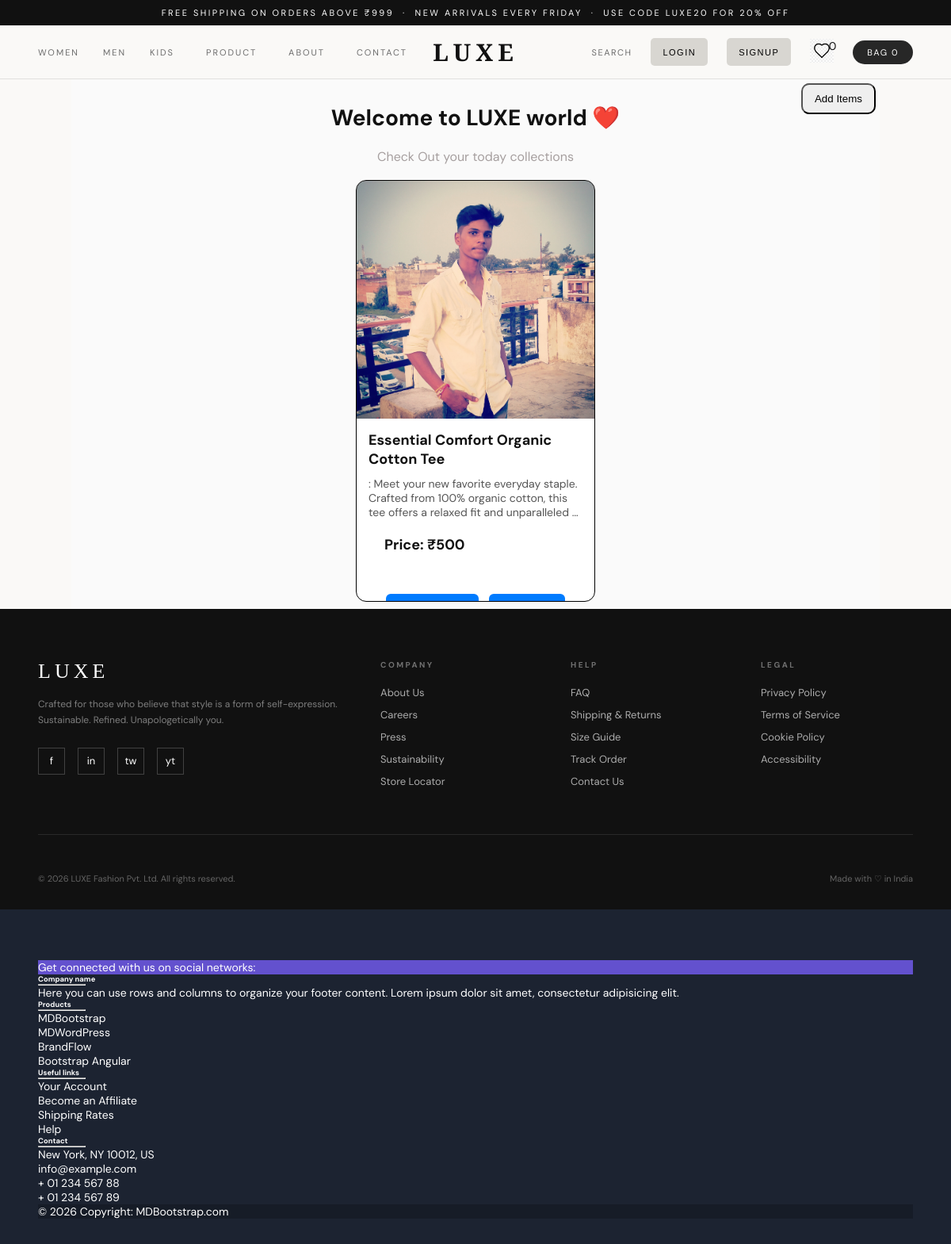
Page /product/ on the earlier database version.
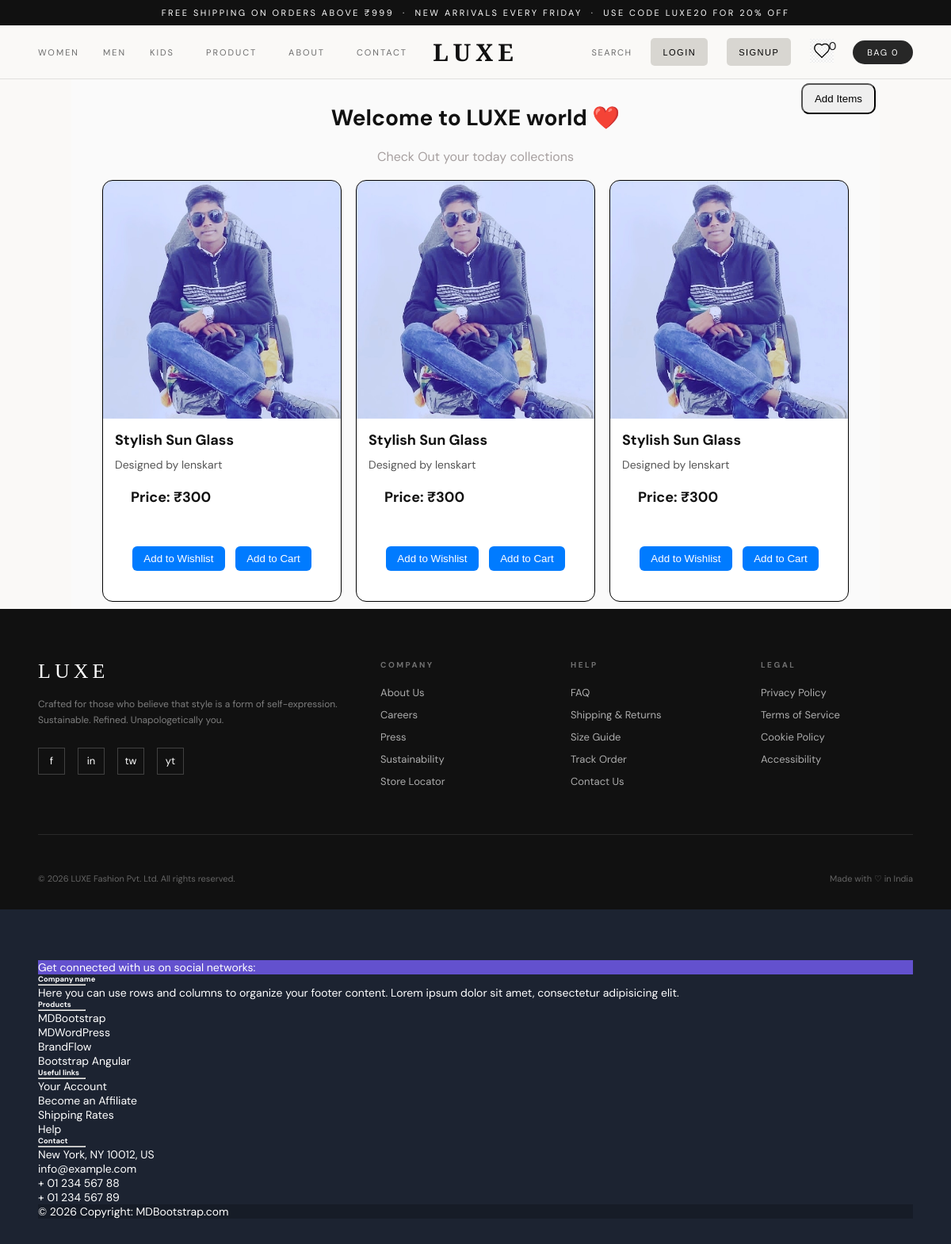
Same page on the later database version.
### ShopApp/models.py (models this page shows, shortened)
class Product(models.Model):
    image = models.ImageField(upload_to='products/', null=True, blank = True)
    imageUrl = models.CharField(max_length=500, null = True, blank=True)
    title = models.CharField(max_length=100)
    price = models.IntegerField()
    discount = models.IntegerField(null=True, blank=True)
    desc = models.TextField()
    category = models.CharField(max_length=50)
    type = models.CharField(max_length=50)

### ShopApp/views.py (the view, shortened to what this page needs)
# urls.py: path('product/', views.product, name="product"),
def product(request):
    data = Product.objects.all()
    return render(request, 'product.html', {'data': data})

### ShopApp/context_processors.py (called while the page is built)
def global_counts(request):
    if request.user.is_authenticated:
        return {
            "wishlist_count": Wishlist.objects.filter(user=request.user).count(),
            "cart_count": CartItem.objects.filter(cart__user=request.user).count(),
        }
    return {
        "wishlist_count": 0,
        "cart_count": 0,
    }

### templates/product.html (shortened to what this page needs)
{% extends 'base.html' %} {% load static %}  {%block content %}
<div class="container-product mt-5">
  <h1 style="text-align: center; margin: 20px 0 20px 0">Welcome to LUXE world ❤️</h1>
  <p class="para">Check Out your today collections</p>
  <button class="btn-add" onclick="openModal()">Add Items</button>
  <div
    style="display: flex; flex-wrap: wrap; gap: 20px; justify-content: center"
  >
    {% for project in data %}
    <div style="width: 300px">
      <div class="project-card">
        <div class="project-img">
          {% if project.image %}
            <img src="{{ project.image.url }}" alt="Project Image" />
          {% else %}
            <img src="{{ project.imageUrl }}" alt="Project Image" />
          {% endif %}
        </div>
        <div class="project-body">
          <div class="project-title">{{ project.title|truncatewords:10 }}</div>
          <div class="project-text">{{ project.desc|truncatewords:20 }}</div>
          <div class="price-div">
            <div class="project-title">
              <span>Price: </span>
              ₹{{ project.price|truncatewords:10 }}
            </div>
          </div>
        </div>
        <div class="project-footer">
          <button
            onclick="addToWishlist({{ project.id }})"
            class="btn-custom btn-primary-custom"
          >
            Add to Wishlist
          </button>
          <button
            onclick="addToCart({{ project.id }})"
            class="btn-custom btn-primary-custom"
          >
            Add to Cart
          </button>
        </div>
      </div>
    </div>
    {% endfor %}
  </div>
</div>
{% endblock %}

### templates/base.html (shortened to what this page needs)
<!doctype html>
{% load static %}
<html lang="en">
  <head>
    <link href="{% static 'css/base.css' %}" rel="stylesheet" />
  </head>
  <body>
    <div class="announce">
      Free shipping on orders above ₹999 &nbsp;·&nbsp; New arrivals every Friday
      &nbsp;·&nbsp; Use code LUXE20 for 20% off
    </div>
    <nav class="navbar">
      <div class="nav-left">
        <div class="nav-elem">
          <a href="/womens-collection">Women</a>
          <a href="/mens-collection">Men</a>
          <a href="/kids-collection">Kids</a>
        </div>
        <a href="/product">Product</a>
        <a href="/about">About</a>
        <a href="/contact">Contact</a>
      </div>
      <a href="/" class="nav-brand">LUXE</a>
      <div class="nav-right">
        <a href="#">Search</a>
        {% if not request.user.is_authenticated %}
        <button style="color:white;" class="btn"><a href="/login">Login</a></button>
        <button style="color:white;" class="btn"><a href="/signUp">SignUp</a></button>
        {%else%}
        <button style="color:white;" class = "btn"><a href="/logout">Logout</a></button>
        {%endif%}
        <div class="wishlist">
          <a href="/wishlist"><img style="height:30px; width:30px; background-color:white;" src = "../static/images/download.png" alt="wishlist" /></a>
          <div id ='totalWishlist'>{{wishlist_count}}</div>
        </div>
        <a href = "/cart" style="color:white;" class="nav-cart  rounded-lg bg-gray-700">
            <span class= "">Bag</span>
            <span id = "totalBag">{{cart_count}}</span>
        </a>
      </div>
    </nav>
    <main>{% block content %} {% endblock %}</main>
    <footer>
      <div class="footer-grid">
        <div>
          <div class="footer-brand">LUXE</div>
          <p class="footer-tagline">
            Crafted for those who believe that style is a form of
            self-expression. Sustainable. Refined. Unapologetically you.
          </p>
          <div class="footer-social">
            <a href="#">f</a>
            <a href="#">in</a>
            <a href="#">tw</a>
            <a href="#">yt</a>
          </div>
        </div>
        <div class="footer-col">
          <h4>Company</h4>
          <ul>
            <li><a href="#">About Us</a></li>
            <li><a href="#">Careers</a></li>
            <li><a href="#">Press</a></li>
            <li><a href="#">Sustainability</a></li>
            <li><a href="#">Store Locator</a></li>
          </ul>
        </div>
        <div class="footer-col">
          <h4>Help</h4>
          <ul>
            <li><a href="#">FAQ</a></li>
            <li><a href="#">Shipping & Returns</a></li>
            <li><a href="#">Size Guide</a></li>
            <li><a href="#">Track Order</a></li>
            <li><a href="#">Contact Us</a></li>
          </ul>
        </div>
        <div class="footer-col">
          <h4>Legal</h4>
          <ul>
            <li><a href="#">Privacy Policy</a></li>
            <li><a href="#">Terms of Service</a></li>
            <li><a href="#">Cookie Policy</a></li>
            <li><a href="#">Accessibility</a></li>
          </ul>
        </div>
      </div>
      <div class="footer-bottom">
        <span>© 2026 LUXE Fashion Pvt. Ltd. All rights reserved.</span>
        <span>Made with ♡ in India</span>
      </div>
    </footer>
  </body>
</html>
<div class="my-5">
  <footer
    class="text-center text-lg-start text-white "
    style="background-color: #1c2331"
  >
    <section
      class="d-flex justify-content-between p-4"
      style="background-color: #6351ce"
    >
      <div class="me-5">
        <span>Get connected with us on social networks:</span>
      </div>
    </section>
    <section class="">
      <div class="container text-center text-md-start mt-5">
        <div class="row mt-3">
          <div class="col-md-3 col-lg-4 col-xl-3 mx-auto mb-4">
            <h6 class="text-uppercase fw-bold">Company name</h6>
            <hr
              class="mb-4 mt-0 d-inline-block mx-auto"
              style="width: 60px; background-color: #7c4dff; height: 2px"
            />
            <p>
              Here you can use rows and columns to organize your footer content.
              Lorem ipsum dolor sit amet, consectetur adipisicing elit.
            </p>
          </div>
          <div class="col-md-2 col-lg-2 col-xl-2 mx-auto mb-4">
            <h6 class="text-uppercase fw-bold">Products</h6>
            <hr
              class="mb-4 mt-0 d-inline-block mx-auto"
              style="width: 60px; background-color: #7c4dff; height: 2px"
            />
            <p>
              <a href="#!" class="text-white">MDBootstrap</a>
            </p>
            <p>
              <a href="#!" class="text-white">MDWordPress</a>
            </p>
            <p>
              <a href="#!" class="text-white">BrandFlow</a>
            </p>
            <p>
              <a href="#!" class="text-white">Bootstrap Angular</a>
            </p>
          </div>
          <div class="col-md-3 col-lg-2 col-xl-2 mx-auto mb-4">
            <h6 class="text-uppercase fw-bold">Useful links</h6>
            <hr
              class="mb-4 mt-0 d-inline-block mx-auto"
              style="width: 60px; background-color: #7c4dff; height: 2px"
            />
            <p>
              <a href="#!" class="text-white">Your Account</a>
            </p>
            <p>
              <a href="#!" class="text-white">Become an Affiliate</a>
            </p>
            <p>
              <a href="#!" class="text-white">Shipping Rates</a>
            </p>
            <p>
              <a href="#!" class="text-white">Help</a>
            </p>
          </div>
          <div class="col-md-4 col-lg-3 col-xl-3 mx-auto mb-md-0 mb-4">
            <h6 class="text-uppercase fw-bold">Contact</h6>
            <hr
              class="mb-4 mt-0 d-inline-block mx-auto"
              style="width: 60px; background-color: #7c4dff; height: 2px"
            />
            <p> New York, NY 10012, US</p>
            <p> info@example.com</p>
            <p> + 01 234 567 88</p>
            <p> + 01 234 567 89</p>
          </div>
        </div>
      </div>
    </section>
    <div class="text-center p-3" style="background-color: rgba(0, 0, 0, 0.2)">
      © 2026 Copyright:
      <a class="text-white" href="https://mdbootstrap.com/">MDBootstrap.com</a>
    </div>
  </footer>
</div>

### static/css/base.css (style rules this page uses)
*, *::before, *::after { box-sizing: border-box; margin: 0; padding: 0; }
:root { --bg: #faf9f7; --bg2: #f3f1ec; --black: #111; --dark: #1e1e1e; --mid: #6b6b6b; --light: #b5b3ae; --border: rgba(0, 0, 0, 0.1); --accent: #c0392b; --font-display: 'Cormorant Garamond', serif; --font-body: 'DM Sans', sans-serif; }
html { scroll-behavior: smooth; }
body { font-family: var(--font-body); background: var(--bg); color: var(--black); font-size: 14px; }
a { text-decoration: none; color: inherit; }
.announce { background: var(--black); color: #fff; text-align: center; padding: 9px 1rem; font-size: 11px; letter-spacing: 2.5px; text-transform: uppercase; }
.navbar { background: var(--bg); border-bottom: 0.5px solid var(--border); padding: 0 3rem; display: flex; align-items: center; justify-content: space-between; height: 68px; position: sticky; top: 0; z-index: 200; }
.nav-left { display: flex; gap: 2.5rem; }
.nav-left a { font-size: 11px; letter-spacing: 2px; text-transform: uppercase; color: var(--mid); transition: color 0.2s; }
.nav-brand { font-family: var(--font-display); font-size: 30px; font-weight: 600; letter-spacing: 6px; text-transform: uppercase; position: absolute; left: 50%; transform: translateX(-50%); }
.nav-right { display: flex; gap: 1.5rem; align-items: center; }
.nav-right a { font-size: 11px; letter-spacing: 1.5px; text-transform: uppercase; color: var(--mid); transition: color 0.2s; }
.nav-cart { background: var(--black); opacity: 0.9; color: #fff; padding: 8px 18px; font-size: 11px; border-radius: 18px; letter-spacing: 2px; text-transform: uppercase; cursor: pointer; border: none; transition: all 0.2s; }
.nav-elem { display: flex; align-items: center; gap: 30px; }
footer { background: var(--black); color: #fff; padding: 4rem 3rem 2rem; }
.footer-grid { display: grid; grid-template-columns: 2fr 1fr 1fr 1fr; gap: 3rem; margin-bottom: 3rem; padding-bottom: 3rem; border-bottom: 0.5px solid rgba(255, 255, 255, 0.1); }
.footer-brand { font-family: var(--font-display); font-size: 26px; letter-spacing: 5px; margin-bottom: 16px; }
.footer-tagline { font-size: 12px; opacity: 0.45; line-height: 1.7; margin-bottom: 1.5rem; }
.footer-social { display: flex; gap: 16px; }
.footer-social a { width: 34px; height: 34px; border: 0.5px solid rgba(255, 255, 255, 0.2); display: flex; align-items: center; justify-content: center; font-size: 13px; transition: border-color 0.2s; }
.footer-col h4 { font-size: 10px; letter-spacing: 2.5px; text-transform: uppercase; opacity: 0.4; margin-bottom: 1.2rem; }
.footer-col ul { list-style: none; }
.footer-col ul li { margin-bottom: 10px; }
.footer-col ul li a { font-size: 13px; opacity: 0.65; transition: opacity 0.2s; }
.footer-bottom { display: flex; justify-content: space-between; align-items: center; font-size: 11px; opacity: 0.35; }
.btn { padding: 10px 15px 10px 15px; background-color: #d8d6d1; border-radius: 5px; border: none; }
.btn > a { color: #000; }

### templates/product.html (style rules this page uses)
.container-product { width: 85vw; margin: auto; background-color: #FAFAFA; padding-top:10px; position: relative; }
.para { font-size:16px; color:#A69F9F; margin-bottom:20px; font-weight:400; text-align: center; }
.project-card { outline: 1px solid #000; border-radius: 12px; overflow: hidden; margin-bottom:10px; height:530px; background: #fff; transition: all 0.4s ease; position: relative; }
.project-img { height: 300px; overflow: hidden; }
.project-img img { width: 100%; height: 100%; object-fit: cover; transition: transform 0.4s ease; }
.project-body { padding: 15px; }
.project-title { font-size: 18px; font-weight: bold; margin-bottom: 10px; }
.project-text { font-size: 14px; color: #555; }
.project-footer { text-align: center; }
.btn-custom { padding: 8px 14px; border: none; border-radius: 6px; cursor: pointer; text-decoration: none; display: inline-block; margin: 5px; transition: all 0.3s ease; }
.btn-primary-custom { background: #007bff; color: #fff; }
.btn-add { padding: 10px 15px 10px 15px; border-radius: 10px; position: absolute; right: 5px; top: 5px; cursor: pointer; }
.price-div { display:flex; gap:10px; justify-content: space-between; ✅ align-items: center; padding:20px; }

Differences in the rows shown:
removed Product: image (picture), title "Essential Comfort Organic Cotton Tee", desc ": Meet your new favorite everyday staple. Crafted from 100% organic cotton, this tee offers a relaxed fit and unparalleled …", price "500"
added Product: image (picture), title "Stylish Sun Glass", desc "Designed by lenskart", price "300"
added Product: image (picture), title "Stylish Sun Glass", desc "Designed by lenskart", price "300"
added Product: image (picture), title "Stylish Sun Glass", desc "Designed by lenskart", price "300"
